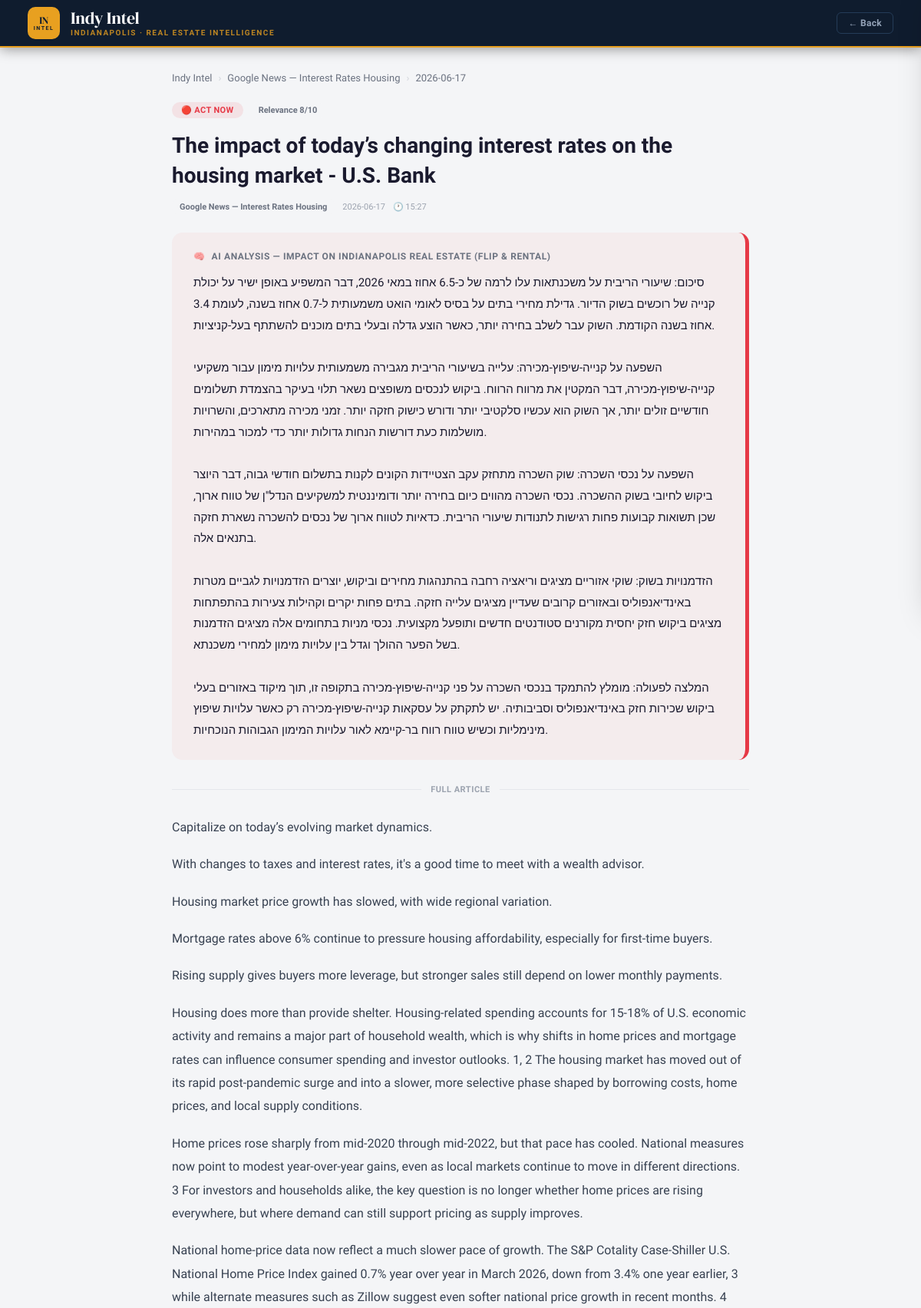
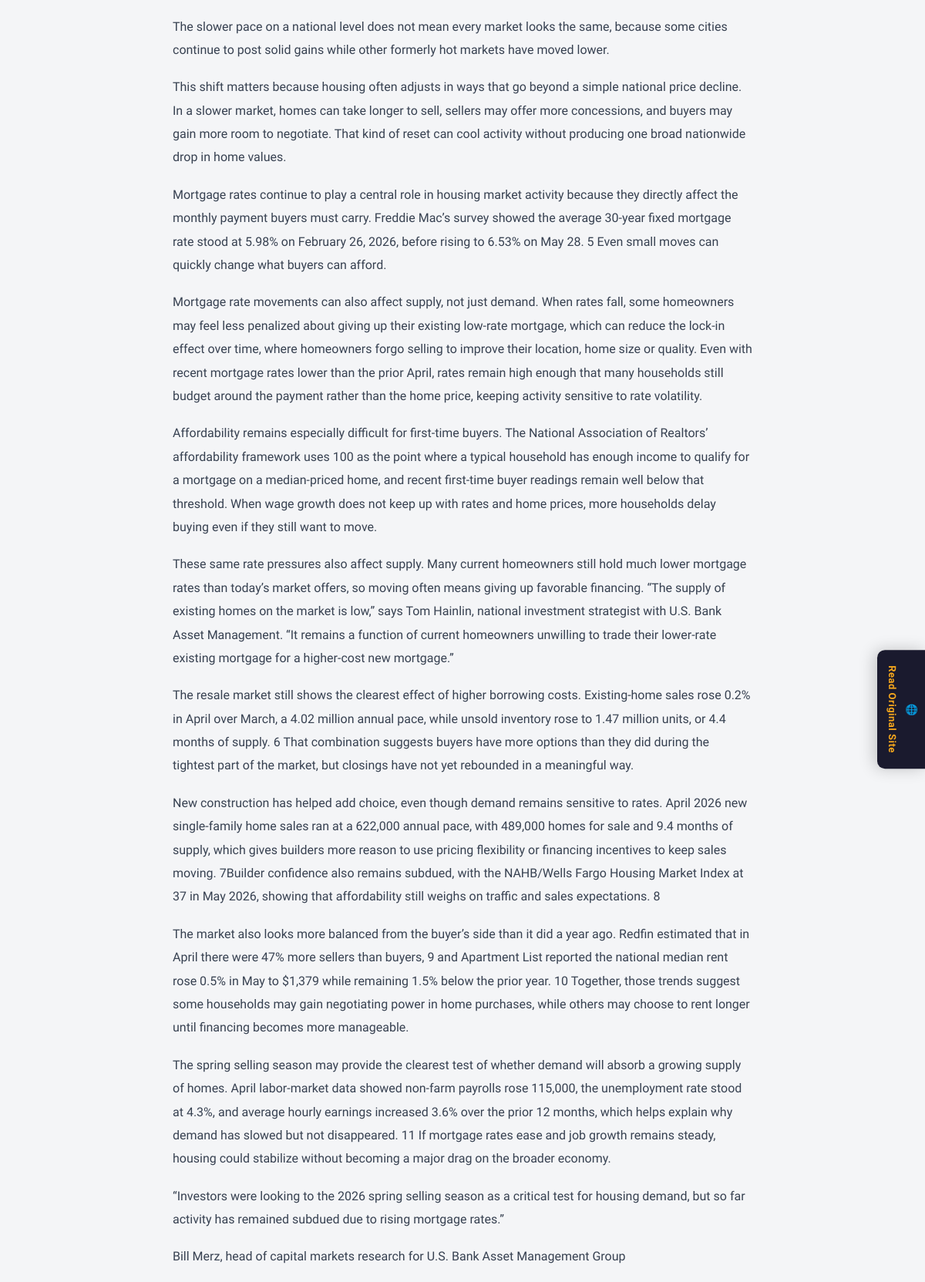
Page /article/172 (upper part) on the committed database (2 pictures, top to bottom).
### tables this page shows
CREATE TABLE articles (
            id INTEGER PRIMARY KEY AUTOINCREMENT,
            title TEXT NOT NULL,
            url TEXT UNIQUE NOT NULL,
            real_url TEXT,
            source TEXT,
            published TEXT,
            full_text TEXT,
            summary_he TEXT,
            light TEXT DEFAULT 'green',
            relevance_score INTEGER DEFAULT 0,
            fetched_at TEXT DEFAULT (datetime('now')),
            analyzed INTEGER DEFAULT 0
        , category TEXT DEFAULT 'General', is_read INTEGER DEFAULT 0);

### app.py (the view)
@app.route("/article/<int:article_id>")
def article(article_id):
    art = get_article(article_id)
    if not art:
        return "Article not found", 404
    return render_template("article.html", article=art)

### app.py (called while the page is built)
@app.context_processor
def inject_globals():
    def get_neighborhoods():
        return sorted(NEIGHBORHOODS, key=lambda x: x["crime_index"])
    return dict(get_neighborhoods=get_neighborhoods)

### database.py (called while the page is built)
def get_conn():
    conn = sqlite3.connect(DB_PATH)
    conn.row_factory = sqlite3.Row
    return conn

def get_article(article_id):
    conn = get_conn()
    row = conn.execute("SELECT * FROM articles WHERE id=?", (article_id,)).fetchone()
    conn.close()
    return row

### templates/article.html (shortened to what this page needs)
<!DOCTYPE html>
<html lang="en">
<head>
<link rel="stylesheet" href="/static/brand.css?v=1">
<link rel="stylesheet" href="/static/style.css?v=3">
</head>
<body>
<header class="site-header">
  <a href="/" class="brand">
    <div class="brand-logo">
      <div class="brand-logo-top">IN</div>
      <div class="brand-logo-bottom">INTEL</div>
    </div>
    <div class="brand-text">
      <div class="brand-name">Indy Intel</div>
      <div class="brand-sub">Indianapolis · Real Estate Intelligence</div>
    </div>
  </a>
  <div class="header-right">
    <a href="javascript:history.back()" class="back-link">← Back</a>
  </div>
</header>
<div class="article-page-wrap">
  <div class="breadcrumb">
    <a href="/">Indy Intel</a>
    <span class="breadcrumb-sep">›</span>
    <span>{{ article.source }}</span>
    <span class="breadcrumb-sep">›</span>
    <span>{{ article.fetched_at[:10] }}</span>
  </div>
  <div class="article-header">
    <div class="article-badges">
      {% if article.light == 'red' %}
        <span class="light-chip red">🔴 Act Now</span>
      {% elif article.light == 'yellow' %}
        <span class="light-chip yellow">🟡 Watch This</span>
      {% else %}
        <span class="light-chip green">🟢 General Info</span>
      {% endif %}
      {% if article.relevance_score and article.relevance_score > 0 %}
      <span class="score-chip">Relevance {{ article.relevance_score }}/10</span>
      {% endif %}
    </div>
    <h1 class="article-h1">{{ article.title }}</h1>
    <div class="article-meta-row">
      <span class="source-tag">{{ article.source }}</span>
      <span class="date-tag">{{ article.fetched_at[:10] }}</span>
      {% if article.fetched_at|length > 10 %}
      <span class="date-tag">🕐 {{ article.fetched_at[11:16] }}</span>
      {% endif %}
    </div>
  </div>
  {% if article.summary_he %}
  <div class="analysis-panel {{ article.light }}">
    <div class="analysis-header">
      <span>🧠</span>
      AI Analysis — Impact on Indianapolis Real Estate (Flip & Rental)
    </div>
    <div class="analysis-content">{{ article.summary_he }}</div>
  </div>
  {% endif %}
  <div class="divider">
    <div class="divider-line"></div>
    <div class="divider-text">Full Article</div>
    <div class="divider-line"></div>
  </div>
  {% if article.full_text and article.full_text|length > 100 %}
  <div class="article-body">
    {% for para in article.full_text.split('\n') %}
      {% if para.strip() %}
      <p>{{ para.strip() }}</p>
      {% endif %}
    {% endfor %}
  </div>
  {% endif %}
</div>
<div class="site-tab" onclick="openSitePanel()">
  <span>🌐</span>
  <span>Read Original Site</span>
</div>
</body>
</html>

### static/brand.css (style rules this page uses)
:root { --navy: #0f1c2e; --navy2: #1a2d45; --navy3: #243c58; --gold: #e8a020; --gold2: #f5b840; --white: #ffffff; --bg: #f4f6f9; --border: #e2e8f0; --text: #0f172a; --muted: #64748b; --light: #94a3b8; --red: #dc2626; --yellow: #d97706; --green: #059669; }
* { box-sizing: border-box; margin: 0; padding: 0; }
html, body { font-family: 'DM Sans', sans-serif; background: var(--bg); color: var(--text); }
.site-header { background: var(--navy); height: 62px; display: flex; align-items: center; justify-content: space-between; padding: 0 36px; position: sticky; top: 0; z-index: 200; border-bottom: 2px solid var(--gold); }
.brand { display: flex; align-items: center; gap: 14px; text-decoration: none; }
.brand-logo { width: 42px; height: 42px; background: var(--gold); border-radius: 10px; display: flex; align-items: center; justify-content: center; flex-direction: column; gap: 1px; flex-shrink: 0; }
.brand-logo-top { font-family: 'DM Serif Display', serif; font-size: 13px; color: var(--navy); line-height: 1; letter-spacing: -0.5px; }
.brand-logo-bottom { font-size: 7px; font-weight: 800; color: var(--navy); letter-spacing: 1.5px; text-transform: uppercase; line-height: 1; }
.brand-text { display: flex; flex-direction: column; }
.brand-name { font-family: 'DM Serif Display', serif; font-size: 22px; color: var(--white); line-height: 1; letter-spacing: -0.3px; }
.brand-sub { font-size: 10px; color: var(--gold); font-weight: 600; letter-spacing: 1.5px; text-transform: uppercase; margin-top: 3px; opacity: 0.8; }
.header-right { display: flex; align-items: center; gap: 16px; }
.back-link { display: flex; align-items: center; gap: 7px; color: var(--light); text-decoration: none; font-size: 12px; font-weight: 700; letter-spacing: 0.3px; padding: 6px 14px; border-radius: 6px; border: 1px solid var(--navy3); transition: all 0.18s; }

### templates/article.html (style rules this page uses)
.site-tab { position: fixed; right: -2px; top: 50%; transform: translateY(-50%); background: #1a1a2e; color: #f4a61d; writing-mode: vertical-rl; text-orientation: mixed; padding: 20px 12px; border-radius: 10px 0 0 10px; cursor: pointer; font-size: 13px; font-weight: 800; display: flex; flex-direction: column; align-items: center; gap: 10px; box-shadow: -4px 0 20px rgba(0,0,0,0.2); z-index: 1000; transition: all 0.2s; letter-spacing: 0.5px; }

### rows in the picture
articles: source "Google News — Interest Rates Housing", fetched_at "2026-06-17", relevance_score "8", title "The impact of today’s changing interest rates on the housing market - U.S. Bank", fetched_at "15:27", summary_he "סיכום: שיעורי הריבית על משכנתאות עלו לרמה של כ-6.5 אחוז במאי 2026, דבר המשפיע באופן ישיר על יכולת קנייה של רוכשים בשוק הדיור. גדילת מחירי בתים על בסיס לאומי הואט משמעותית ל-0.7 אחוז בשנה, לעומת 3.4 אחוז בשנה הקודמת. השוק עבר לשלב בחירה יותר, כאשר הוצע גדלה ובעלי בתים מוכנים להשתתף בעל-קניציות. השפעה על קנייה-שיפוץ-מכירה: עלייה בשיעורי הריבית מגבירה משמעותית עלויות מימון עבור משקיעי קנייה-שיפוץ-מכירה, דבר המקטין את מרווח הרווח. ביקוש לנכסים משופצים נשאר תלוי בעיקר בהצמדת תשלומים חודשיים זולים יותר, אך השוק הוא עכשיו סלקטיבי יותר ודורש כישוק חזקה יותר. זמני מכירה מתארכים, והשרויות מושלמות כעת דורשות הנחות גדולות יותר כדי למכור במהירות. השפעה על נכסי השכרה: שוק השכרה מתחזק עקב הצטיידות הקונים…"

### other values in the picture
{{ para.strip() }} "Capitalize on today’s evolving market dynamics." "With changes to taxes and interest rates, it's a good time to meet with a wealth advisor." "Housing market price growth has slowed, with wide regional variation." "Mortgage rates above 6% continue to pressure housing affordability, especially for first-time buyers." "Rising supply gives buyers more leverage, but stronger sales still depend on lower monthly payments." "The slower pace on a national level does not mean every market looks the same, because some cities continue to post solid gains while other formerly hot markets have moved lower." "“Investors were looking to the 2026 spring selling season as a critical test for housing demand, but so far activity has remained subdued due to rising mortgage rates.”" "Bill Merz, head of capital markets research for U.S. Bank Asset Management Group"
